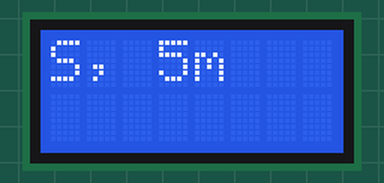
This sketch was run on a simulated Arduino Uno, built with avr-gcc and run on an emulated ATmega328P. Shown: 8×2 character LCD.

Above: at 10.1 s.
At 25.1 s:
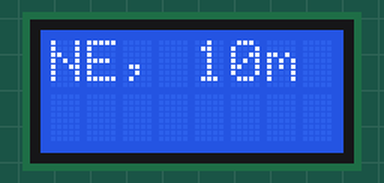
At 40.1 s:
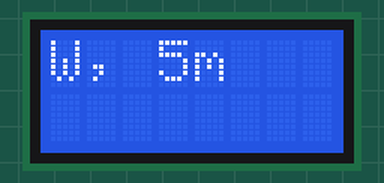
At 55.1 s:
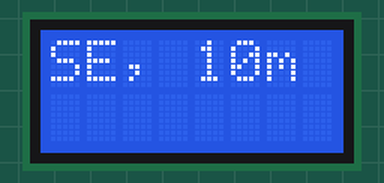
At 85.1 s:
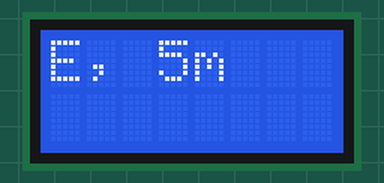
At 115.1 s:
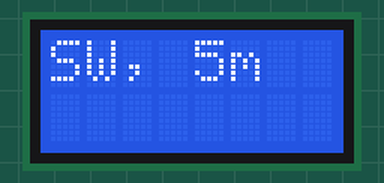

The sketch:

Visual_LCD_Feedback.ino
```cpp
/*
* Arduino LCD Tutorial
*
* Crated by Dejan Nedelkovski,
* www.HowToMechatronics.com
*
*/

#include <LiquidCrystal.h> // includes the LiquidCrystal Library
LiquidCrystal lcd(1, 2, 4, 5, 6, 7); // Creates an LCD object. Parameters: (rs, enable, d4, d5, d6, d7)

// Setting Variables
const char *answers[] = {"S, 5m", "NE, 10m", "W, 5m", "SE, 10m", "W, 10m", "E, 5m", "NE, 5m", "SW, 5m", "N, 10m", "S, 5m"};

void setup()
{
  lcd.begin(8,2); // Initializes the interface to the LCD screen, and specifies the dimensions (width and height) of the display }
}

void loop()
{
  for (int count=0; count<10; ++count){
    Serial.print("Question ");
    Serial.print(count+1);
    delay(10000); //10 seconds
    lcd.print(answers[count]);
    delay(5000); //5 seconds
    lcd.clear();
    }
    Serial.println("Test is Done");
    delay(120000); //2 minutes
}
```

Measured:
- what the display in image 0 shows lasts 5.0 s, from 10.1 s to 15.1 s
